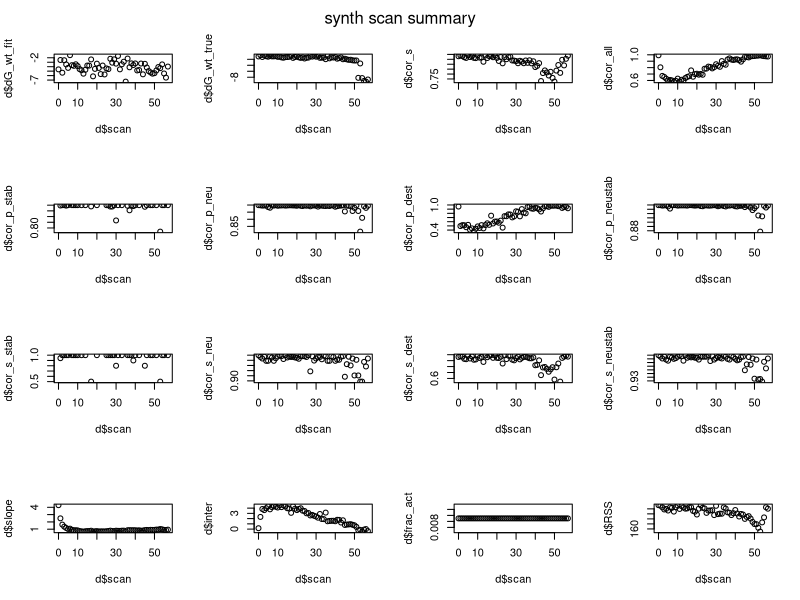
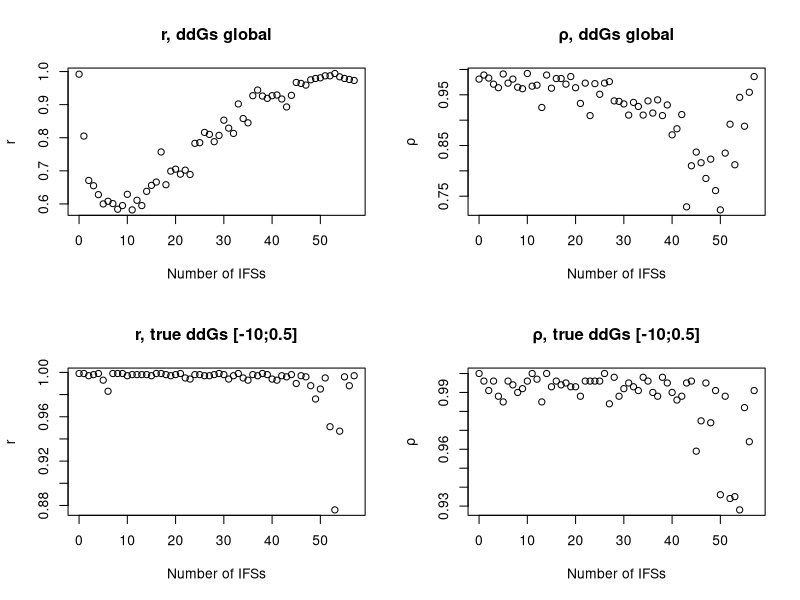
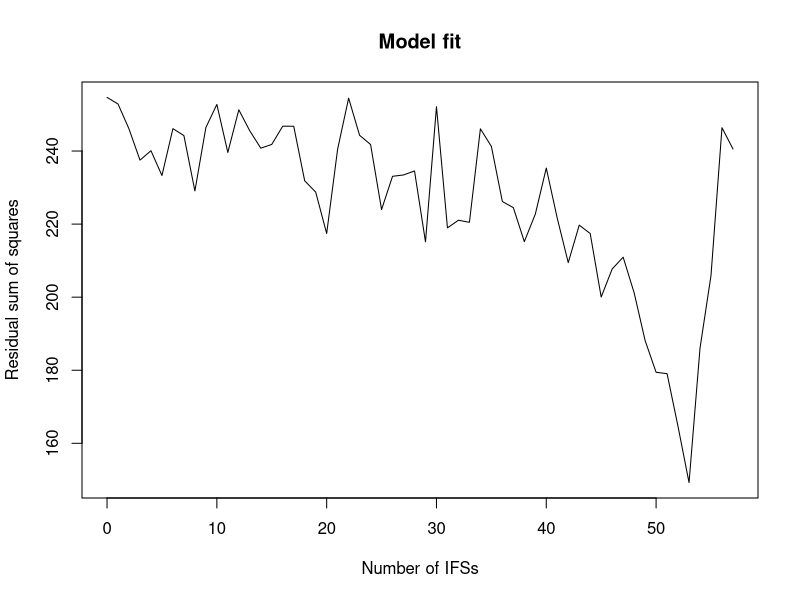

Generate these figures, in order, with R:
# load gmma scan processed output, make plots





# plot scan against all other parameters at sime time, split grid? --> quick overview
# 9 params + scan
plot_summary <- function(d){
  {
    par(mfrow = c(4,4))
    
    plot(d$scan, d$dG_wt_fit)
    plot(d$scan, d$dG_wt_true)
    plot(d$scan, d$cor_s)
    plot(d$scan, d$cor_all)
    # plot(d$scan, d$cor_low)
  
    plot(d$scan, d$cor_p_stab)
    plot(d$scan, d$cor_p_neu)
    plot(d$scan, d$cor_p_dest)
    plot(d$scan, d$cor_p_neustab)
    
    
    plot(d$scan, d$cor_s_stab)
    plot(d$scan, d$cor_s_neu)
    plot(d$scan, d$cor_s_dest)
    plot(d$scan, d$cor_s_neustab)
    
    
    plot(d$scan, d$slope)
    plot(d$scan, d$inter)
    plot(d$scan, d$frac_act)
    plot(d$scan, d$RSS)
  
    # follow ddGs value of specific subst
    # plot(d$scan, d$rank_ddGs_fit_stab)
    # plot(d$scan, d$ddGs_fit_stab)
    # 
        
    mtext("synth scan summary",side = 3,
          line = - 2,
          outer = TRUE)
  }
}

d <- read.table("scan_dat_pruned.txt", header = TRUE)

png("scan_summary.png", width = 10, height = 14, units = "in", res = 200)
plot_summary(d)
dev.off()

# make nice plots of interestning correlations
{
png(sprintf("correlations_summary_%s.png", rev(strsplit(getwd(), "/")[[1]])[1]))

par(mfrow = c(2,2))
# correlations
# global correlations
plot(d$scan, d$cor_all,
     xlab = "Number of IFSs", ylab = "r", main = "r, ddGs global")
plot(d$scan, d$cor_s,
     xlab = "Number of IFSs", ylab = "ρ", main = "ρ, ddGs global")

# type = "l" 

# correlations of interest: true stabilising and neutral subst correlations (ddG true [-10;0.5])
plot(d$scan, d$cor_p_neustab, 
     xlab = "Number of IFSs", ylab = "r", main = "r, true ddGs [-10;0.5]")
plot(d$scan, d$cor_s_neustab, 
     xlab = "Number of IFSs", ylab = "ρ", main = "ρ, true ddGs [-10;0.5]")

# mtext("synth scan summary",side = 3,
#       line = - 2,
#       outer = TRUE)

dev.off()
}

png(sprintf("GOF_%s.png", rev(strsplit(getwd(), "/")[[1]])[1]))
# model goodness of fit (as residual sum of squares)
plot(d$scan, d$RSS, type = "l"
     ,xlab = "Number of IFSs", ylab = "Residual sum of squares", main = "Model fit")
dev.off()
